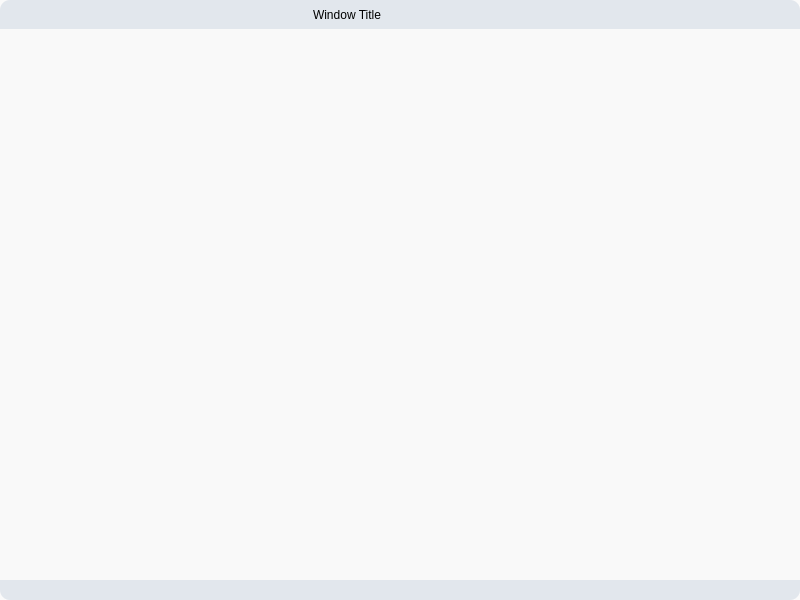
<?xml version="1.0" encoding="UTF-8"?>
<ui version="4.0">
 <class>FramelessDialog</class>
 <widget class="QDialog" name="FramelessDialog">
  <property name="geometry">
   <rect>
    <x>0</x>
    <y>0</y>
    <width>800</width>
    <height>600</height>
   </rect>
  </property>
  <property name="minimumSize">
   <size>
    <width>500</width>
    <height>300</height>
   </size>
  </property>
  <property name="windowTitle">
   <string>Dialog Title</string>
  </property>
  <property name="styleSheet">
   <string notr="true">QDialog,QWidget#centralWidget {
background-color: rgba(250, 250, 250, 0.91);
border-radius:10px;
}</string>
  </property>
  <layout class="QHBoxLayout" name="horizontalLayout">
   <property name="spacing">
    <number>0</number>
   </property>
   <property name="leftMargin">
    <number>0</number>
   </property>
   <property name="topMargin">
    <number>0</number>
   </property>
   <property name="rightMargin">
    <number>0</number>
   </property>
   <property name="bottomMargin">
    <number>0</number>
   </property>
   <item>
    <widget class="QWidget" name="centralWidget" native="true">
     <property name="sizePolicy">
      <sizepolicy hsizetype="Expanding" vsizetype="Expanding">
       <horstretch>1</horstretch>
       <verstretch>1</verstretch>
      </sizepolicy>
     </property>
	 <layout class="QVBoxLayout" name="verticalLayout">
    <property name="spacing">
     <number>0</number>
    </property>
    <property name="leftMargin">
     <number>0</number>
    </property>
    <property name="topMargin">
     <number>0</number>
    </property>
    <property name="rightMargin">
     <number>0</number>
    </property>
    <property name="bottomMargin">
     <number>0</number>
    </property>
    <item>
     <widget class="QWidget" name="titleWidget" native="true">
      <property name="sizePolicy">
       <sizepolicy hsizetype="Preferred" vsizetype="Fixed">
        <horstretch>0</horstretch>
        <verstretch>0</verstretch>
       </sizepolicy>
      </property>
      <property name="autoFillBackground">
       <bool>false</bool>
      </property>
      <property name="styleSheet">
       <string notr="true">#titleWidget{
background-color: rgb(226, 231, 237);
color: rgb(0, 0, 0);
border-top-left-radius: 10px;
border-top-right-radius: 10px;
}
</string>
      </property>
      <layout class="QHBoxLayout" name="horizontalLayout">
       <property name="spacing">
        <number>0</number>
       </property>
       <property name="leftMargin">
        <number>10</number>
       </property>
       <property name="topMargin">
        <number>0</number>
       </property>
       <property name="rightMargin">
        <number>0</number>
       </property>
       <property name="bottomMargin">
        <number>0</number>
       </property>
       <item>
        <widget class="QLabel" name="labIcon">
         <property name="sizePolicy">
          <sizepolicy hsizetype="Fixed" vsizetype="Fixed">
           <horstretch>0</horstretch>
           <verstretch>0</verstretch>
          </sizepolicy>
         </property>
         <property name="text">
          <string/>
         </property>
         <property name="scaledContents">
          <bool>true</bool>
         </property>
        </widget>
       </item>
       <item>
        <widget class="QWidget" name="cornerWidget" native="true">
         <property name="sizePolicy">
          <sizepolicy hsizetype="Fixed" vsizetype="Preferred">
           <horstretch>0</horstretch>
           <verstretch>0</verstretch>
          </sizepolicy>
         </property>
        </widget>
       </item>
       <item>
        <spacer name="horizontalSpacer">
         <property name="orientation">
          <enum>Qt::Orientation::Horizontal</enum>
         </property>
         <property name="sizeHint" stdset="0">
          <size>
           <width>277</width>
           <height>20</height>
          </size>
         </property>
        </spacer>
       </item>
       <item>
        <widget class="QLabel" name="labTitle">
         <property name="text">
          <string>Window Title</string>
         </property>
         <property name="scaledContents">
          <bool>true</bool>
         </property>
         <property name="alignment">
          <set>Qt::AlignmentFlag::AlignCenter</set>
         </property>
        </widget>
       </item>
       <item>
        <spacer name="horizontalSpacer_2">
         <property name="orientation">
          <enum>Qt::Orientation::Horizontal</enum>
         </property>
         <property name="sizeHint" stdset="0">
          <size>
           <width>299</width>
           <height>20</height>
          </size>
         </property>
        </spacer>
       </item>
       <item>
        <widget class="QToolButton" name="tbtnMin">
         <property name="minimumSize">
          <size>
           <width>40</width>
           <height>29</height>
          </size>
         </property>
         <property name="maximumSize">
          <size>
           <width>40</width>
           <height>29</height>
          </size>
         </property>
         <property name="styleSheet">
          <string notr="true">QToolButton {
	color: rgb(255, 255, 255);
	
	background-color: rgba(94, 255, 210, 0);
	border: none;
}

QToolButton::menu-indicator { 
	image: none;
}

 
QToolButton:hover {
	color: rgb(255, 255, 255);

	
	background-color: rgb(192, 192, 192);
	border: none;
}</string>
         </property>
         <property name="text">
          <string/>
         </property>
         <property name="icon">
          <iconset resource="fwres.qrc">
           <normaloff>:/icons/min-light.svg</normaloff>:/icons/min-light.svg</iconset>
         </property>
         <property name="iconSize">
          <size>
           <width>13</width>
           <height>13</height>
          </size>
         </property>
        </widget>
       </item>
       <item>
        <widget class="QToolButton" name="tbtnMax">
         <property name="minimumSize">
          <size>
           <width>40</width>
           <height>29</height>
          </size>
         </property>
         <property name="maximumSize">
          <size>
           <width>40</width>
           <height>29</height>
          </size>
         </property>
         <property name="styleSheet">
          <string notr="true">QToolButton {
	color: rgb(255, 255, 255);
	
	background-color: rgba(94, 255, 210, 0);
	border: none;
}

QToolButton::menu-indicator { 
	image: none;
}

 
QToolButton:hover {
	color: rgb(255, 255, 255);
	background-color: rgb(192, 192, 192);
	border: none;
}</string>
         </property>
         <property name="text">
          <string/>
         </property>
         <property name="icon">
          <iconset resource="fwres.qrc">
           <normaloff>:/icons/max-light.svg</normaloff>:/icons/max-light.svg</iconset>
         </property>
         <property name="iconSize">
          <size>
           <width>13</width>
           <height>13</height>
          </size>
         </property>
         <property name="checkable">
          <bool>false</bool>
         </property>
         <property name="autoRepeat">
          <bool>false</bool>
         </property>
         <property name="autoExclusive">
          <bool>false</bool>
         </property>
         <property name="autoRaise">
          <bool>false</bool>
         </property>
        </widget>
       </item>
       <item>
        <widget class="QToolButton" name="tbtnClose">
         <property name="minimumSize">
          <size>
           <width>40</width>
           <height>29</height>
          </size>
         </property>
         <property name="maximumSize">
          <size>
           <width>40</width>
           <height>29</height>
          </size>
         </property>
         <property name="styleSheet">
          <string notr="true">QToolButton {
	color: rgb(255, 255, 255);
	border-top-right-radius: 9px;
	background-color: rgba(94, 255, 210, 0);
	border: none;
}

QToolButton::menu-indicator { 
	image: none;
}

 
QToolButton:hover {
	color: rgb(255, 255, 255);
	background-color: rgb(180, 0, 0);
	border: none;
}</string>
         </property>
         <property name="text">
          <string/>
         </property>
         <property name="icon">
          <iconset resource="fwres.qrc">
           <normaloff>:/icons/close-light.svg</normaloff>:/icons/close-light.svg</iconset>
         </property>
         <property name="iconSize">
          <size>
           <width>13</width>
           <height>13</height>
          </size>
         </property>
         <property name="checkable">
          <bool>false</bool>
         </property>
        </widget>
       </item>
      </layout>
     </widget>
    </item>
    <item>
     <widget class="QWidget" name="bodyWidget" native="true"/>
    </item>
    <item>
     <widget class="QWidget" name="tailWidget" native="true">
      <property name="sizePolicy">
       <sizepolicy hsizetype="Preferred" vsizetype="Fixed">
        <horstretch>0</horstretch>
        <verstretch>0</verstretch>
       </sizepolicy>
      </property>
      <property name="autoFillBackground">
       <bool>false</bool>
      </property>
      <property name="styleSheet">
       <string notr="true">#tailWidget{
background-color: rgb(226, 231, 237);
color: rgb(0, 0, 0);
border-bottom-left-radius: 10px;
border-bottom-right-radius: 10px;
}</string>
      </property>
      <layout class="QHBoxLayout" name="horizontalLayout_2">
       <property name="spacing">
        <number>0</number>
       </property>
       <property name="leftMargin">
        <number>10</number>
       </property>
       <property name="topMargin">
        <number>0</number>
       </property>
       <property name="rightMargin">
        <number>0</number>
       </property>
       <property name="bottomMargin">
        <number>0</number>
       </property>
       <item>
        <widget class="QLabel" name="labStatus">
         <property name="text">
          <string/>
         </property>
         <property name="scaledContents">
          <bool>true</bool>
         </property>
        </widget>
       </item>
       <item>
        <spacer name="horizontalSpacer_3">
         <property name="orientation">
          <enum>Qt::Orientation::Horizontal</enum>
         </property>
         <property name="sizeHint" stdset="0">
          <size>
           <width>743</width>
           <height>20</height>
          </size>
         </property>
        </spacer>
       </item>
      </layout>
     </widget>
    </item>
   </layout>
    </widget>
   </item>
  </layout>
 </widget>
 <resources/>
 <connections/>
</ui>
